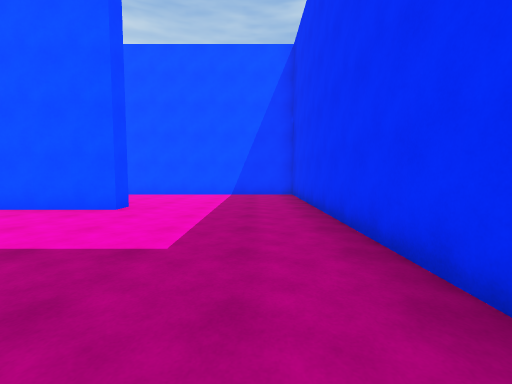
View 1 (above)

24 first-person views from a walk through a scene from a Unity 3-D project. The camera is 1.4 m above the floor, tilts 4° down and sees 90° across. The floor is counted in squares, 2 m on a side. Each view is taken from the middle of a square. On the plan, view 1 faces up. The plan holds only what a view shows up to about 9 squares ahead; the rest is blank. The place goes on beyond the plan. The player is left out.

View 2
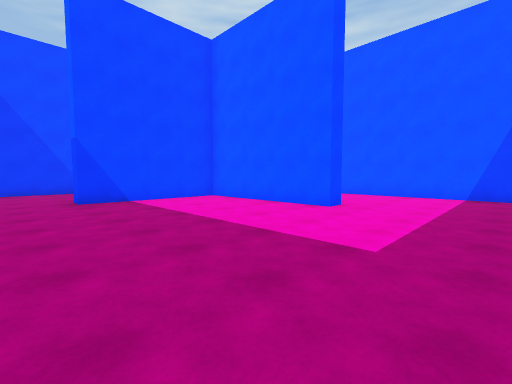

View 3
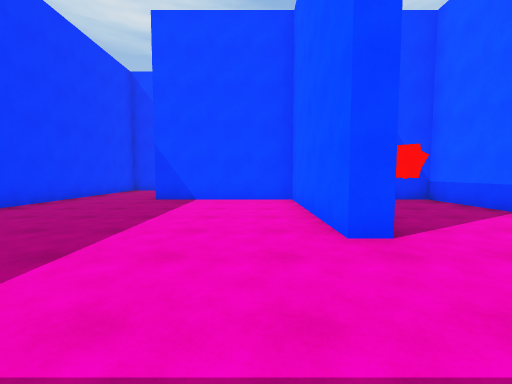

View 4
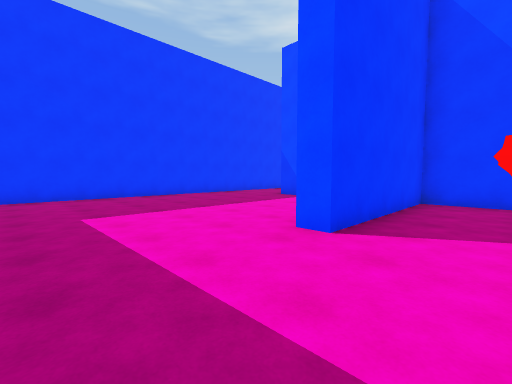

View 5
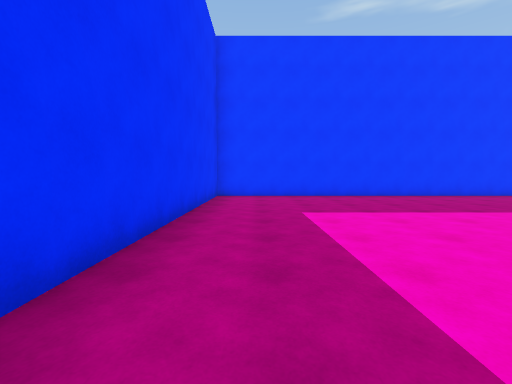

View 6
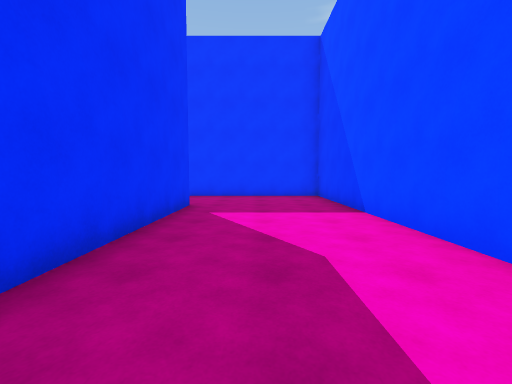

View 7
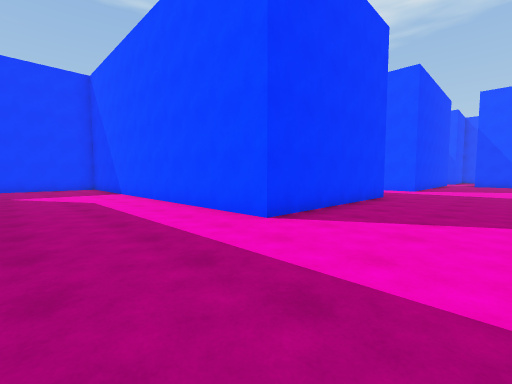

View 8
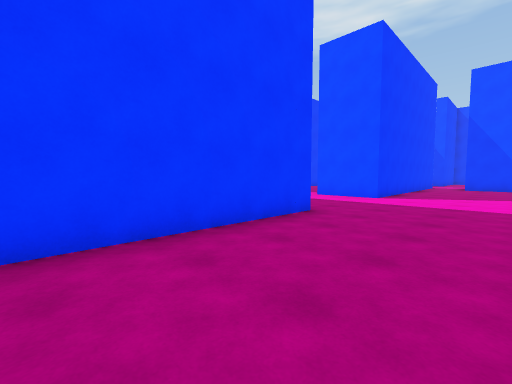

View 9
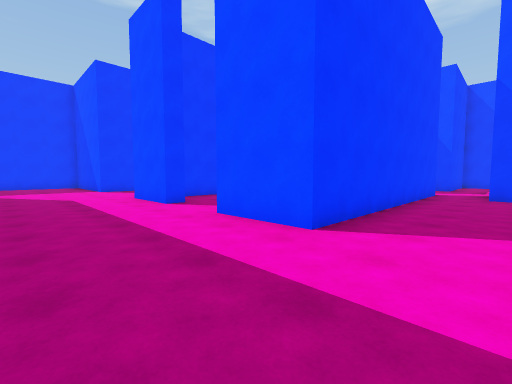

View 10
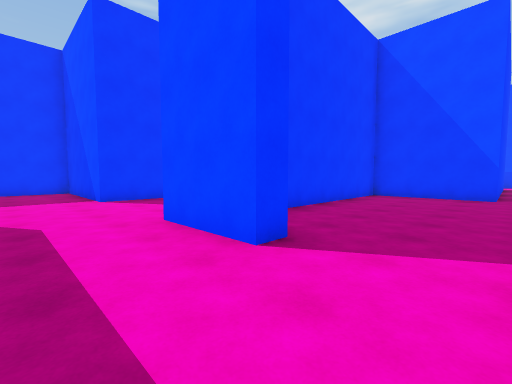

View 11
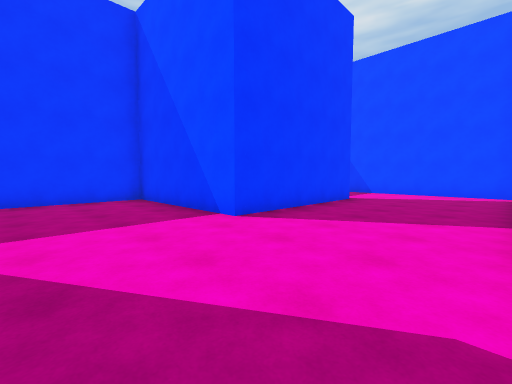

View 12
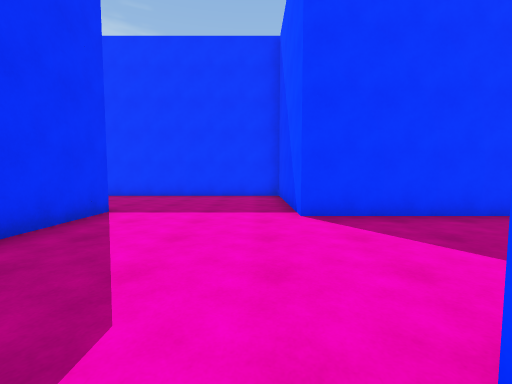

View 13
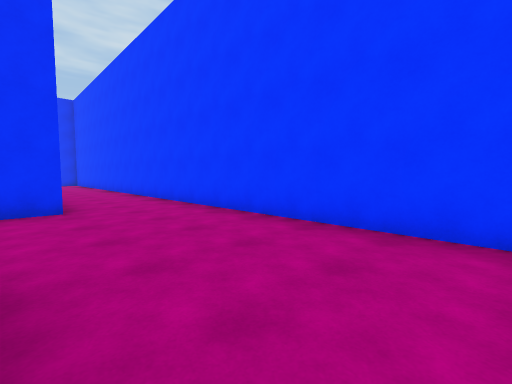

View 14
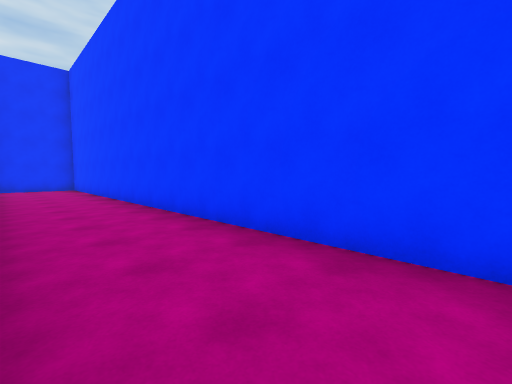

View 15
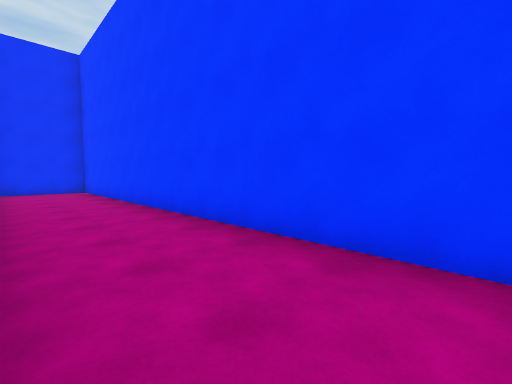

View 16
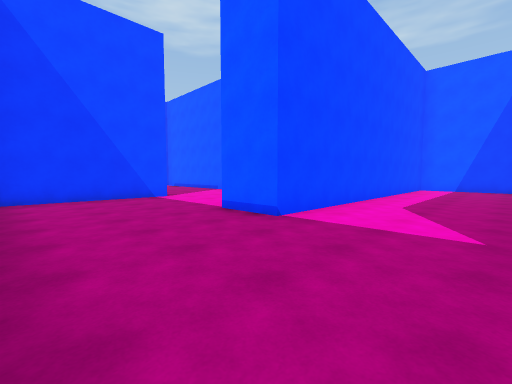

View 17
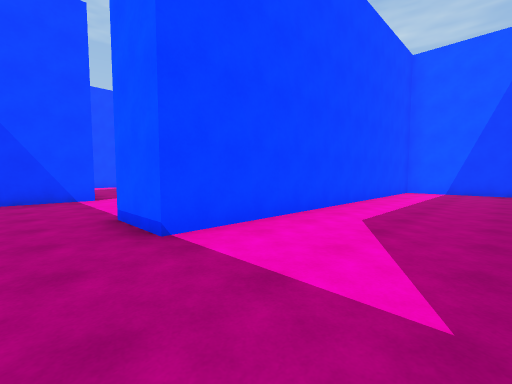

View 18
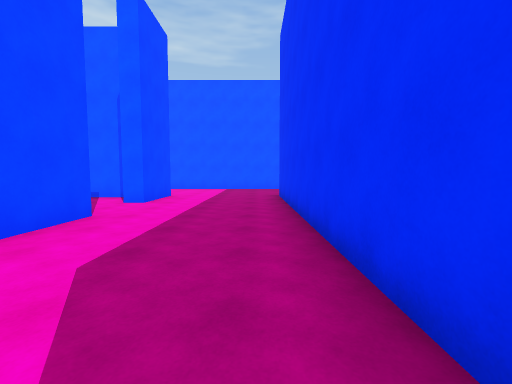

View 19
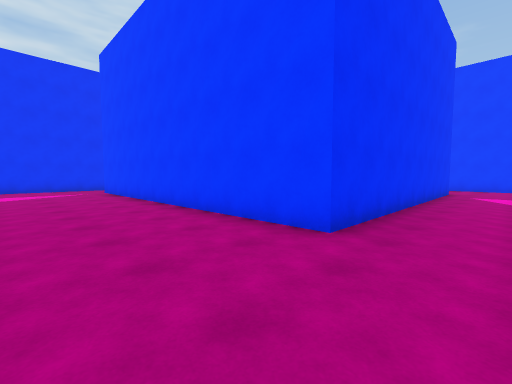

View 20
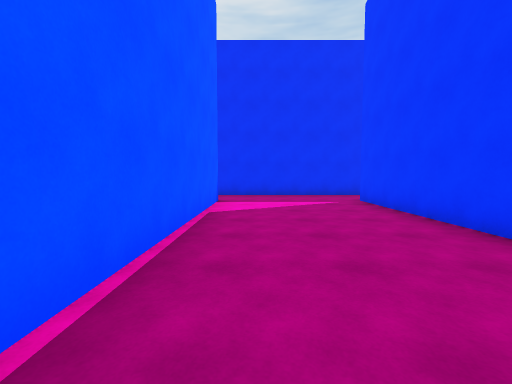

View 21
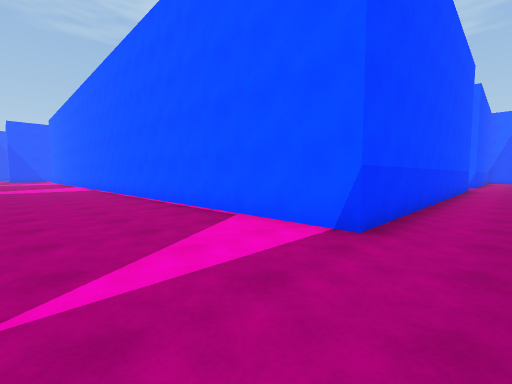

View 22
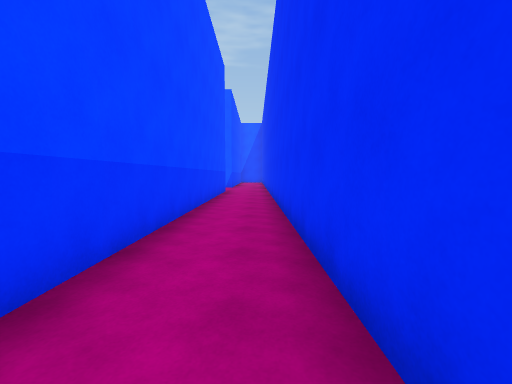

View 23
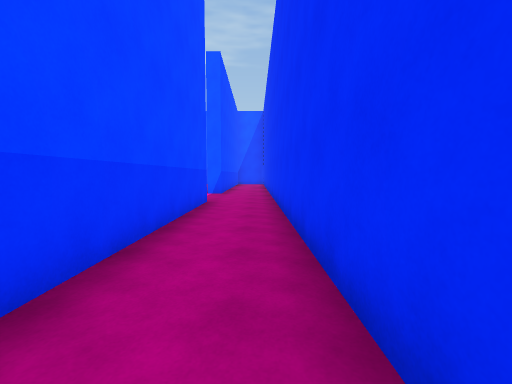

View 24
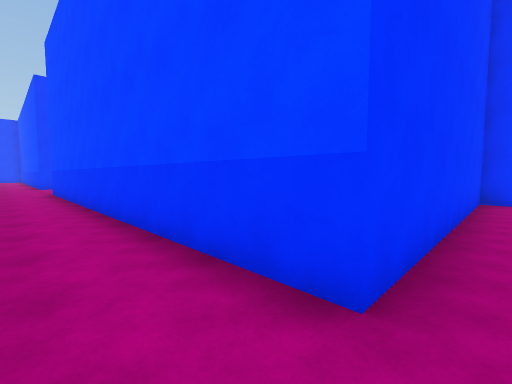

### Floor plan
Ten units are one square. View 1 is at (0, 0); x grows to the right and y downward. Boxes are objects, and circles mark ways between rooms. Rooms are numbered by the first view taken in them; rooms with no view inside come last. Other rooms are left out.
<svg viewBox="-275 -250 315 298">
<path fill="none" stroke="#000" d="M-65 12 12 12 12 -88 -70 -88 -70 -55 -28 -55 -28 -50 -70 -50 -70 -13M-119 -88 -140 -88M-147 -80 -147 7 -162 7 -162 -90M-70 -13 -75 -13 -75 -93 18 -93M-162 -93 -110 -93 -110 12 -65 12M-115 19 -115 9M-204 -53 -197 -53 -197 -32M35 -85 35 -245M12 36 12 19M-240 2 -197 2 -197 43 5 43M-259 -111 -259 -105M-268 -31 -268 0M-270 -93 -197 -93 -197 -72 -202 -72M-48 -241 -48 -235 18 -235 18 -130 -68 -130M-268 -68 -268 -38 -210 -38M-210 -88 -221 -88"/>
<rect x="-55" y="-75" width="10" height="10" fill="#bbb"><title>other object</title></rect>
<circle cx="-70" cy="-5" r="3" fill="#2a7"/>
<circle cx="-200" cy="-65" r="3" fill="#2a7"/>
<text x="-30" y="-40">1</text>
<text x="-100" y="-60">2</text>
<text x="-240" y="-70">3</text>
</svg>
Room 1 opens to room 2. Room 2 opens to room 3.

Where each view was taken, in squares from view 1:
view 1: 0 up, 0 right, facing up
view 2: 0 up, 0 right, facing up-left
view 3: 4 up, 0 right, facing left
view 4: 7 up, 0 right, facing down-left
view 5: 7 up, 0 right, facing down
view 6: 7 up, 9 left, facing down
view 7: 12 up, 8 left, facing down-left
view 8: 12 up, 12 left, facing down-left
view 9: 11 up, 17 left, facing down-left
view 10: 7 up, 18 left, facing down-left
view 11: 3 up, 17 left, facing down-left
view 12: 4 up, 19 left, facing down
view 13: 1 down, 17 left, facing down-right
view 14: 2 down, 12 left, facing down-right
view 15: 2 down, 10 left, facing down-right
view 16: 4 down, 12 left, facing up-left
view 17: 2 down, 12 left, facing up-left
view 18: 1 up, 17 left, facing up
view 19: 12 up, 9 left, facing down-right
view 20: 12 up, 5 left, facing right
view 21: 10 up, 3 right, facing up-left
view 22: 13 up, 3 right, facing up
view 23: 17 up, 3 right, facing up
view 24: 24 up, 3 right, facing down-left
